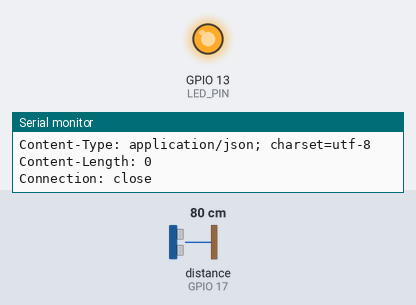
A sketch run on a simulated ESP32. Shown: output pins drawn as LEDs (lit = HIGH), the last lines printed to the serial monitor. Wiring (inferred from the names in the program): ultrasonic range finder: trigger GPIO 21; echo GPIO 17. The test bench sets the inputs (shaded band); at power-on: distance to the obstacle (sensor on GPIO 17) 80 cm. The echo pulse lasts 58.3 µs per cm; WiFi joins after 1.5 s; servers stay silent unless stated; uploads are accepted with an empty reply; pins used as bus, display or sensor lines are not drawn.

Above: at 2.3 s.
At 5.7 s:
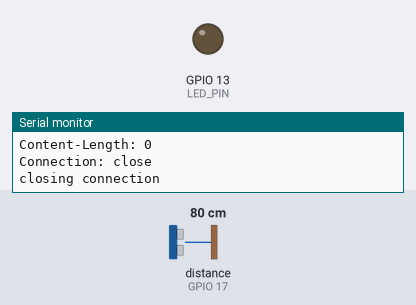
Timing chart, 0 to 10.3 s (numbered marks = the images above):
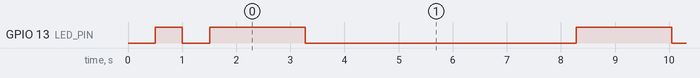

Measured:
- by itself, GPIO 13 (LED_PIN): repeats every 6.8 s: HIGH 1.8 s, LOW 5.0 s

The sketch:

main.ino
```cpp
#include <WiFi.h>

// WiFi network name and password:
const char * networkName = "KSC1-LHP-K00719-LINUX";
const char * networkPswd = "Q16TXU7w";

// Internet domain to request from:
const char * hostDomain = "pavoldrotar.com";
const long hostPort = 5000;

const int BUTTON_PIN = 0;
const int LED_PIN = 13;

int trigPin = 21;    // Trigger
int echoPin = 17;    // Echo

long duration,cm,inches;

//////////////////////////////////
long dist_thresh = 10;
long time_delay = 5000;

/////////////////////////////////

void setup()
{
  // Initilize hardware:
  Serial.begin(115200);
  pinMode(BUTTON_PIN, INPUT_PULLUP);
  pinMode(LED_PIN, OUTPUT);
  pinMode(trigPin, OUTPUT);
  pinMode(echoPin, INPUT);

  // Connect to the WiFi network (see function below loop)
  connectToWiFi(networkName, networkPswd);

  digitalWrite(LED_PIN, LOW); // LED off
  Serial.print("Press button 0 to connect to ");
  Serial.println(hostDomain);
}

void loop()
{

    if(scan_distance() < dist_thresh){
      digitalWrite(LED_PIN, HIGH);
      delay(500);
      requestURL(hostDomain, hostPort, 0); // Connect to server, bin full
      digitalWrite(LED_PIN, LOW);
    } else {
      digitalWrite(LED_PIN, HIGH);
      delay(500);
      requestURL(hostDomain, hostPort, 1); // Connect to server, bin empty
      digitalWrite(LED_PIN, LOW);
    }

    delay(time_delay);
}

void connectToWiFi(const char * ssid, const char * pwd)
{
  int ledState = 0;

  printLine();
  Serial.println("Connecting to WiFi network: " + String(ssid));

  WiFi.begin(ssid, pwd);

  while (WiFi.status() != WL_CONNECTED)
  {
    // Blink LED while we're connecting:
    digitalWrite(LED_PIN, ledState);
    ledState = (ledState + 1) % 2; // Flip ledState
    delay(500);
    Serial.print(".");
  }

  Serial.println();
  Serial.println("WiFi connected!");
  Serial.print("IP address: ");
  Serial.println(WiFi.localIP());
}

void requestURL(const char * host, long port, int empty)
{
  printLine();
  Serial.println("Connecting to domain: " + String(host));
  Serial.println(String(port));
  // Use WiFiClient class to create TCP connections
  WiFiClient client;
  if (!client.connect(host, port))
  {
    Serial.println("connection failed");
    return;
  }
  Serial.println("Connected!");
  printLine();

  // This will send the request to the server
  //client.print((String)"GET / HTTP/1.1\r\n" +
               //"Host: " + String(host) + "\r\n" +
               //"Connection: close\r\n\r\n");
  if(empty){
  client.print((String)"GET /empty?id=bin1 HTTP/1.1\r\n"
                "Host: pavoldrotar.com:5000" + "\r\n" +
                "Cache-Control: no-cache\r\n\r\n");
  } else {
  client.print((String)"GET /full?id=bin1 HTTP/1.1\r\n"
                "Host: pavoldrotar.com:5000" + "\r\n" +
                "Cache-Control: no-cache\r\n\r\n");
  }

  unsigned long timeout = millis();
  while (client.available() == 0)
  {
    if (millis() - timeout > 5000)
    {
      Serial.println(">>> Client Timeout !");
      client.stop();
      return;
    }
  }

  // Read all the lines of the reply from server and print them to Serial
  while (client.available())
  {
    String line = client.readStringUntil('\r');
    Serial.print(line);
  }

  Serial.println();
  Serial.println("closing connection");
  client.stop();
}

void printLine()
{
  Serial.println();
  for (int i=0; i<30; i++)
    Serial.print("-");
  Serial.println();
}

int scan_distance(){
  // The sensor is triggered by a HIGH pulse of 10 or more microseconds.
  // Give a short LOW pulse beforehand to ensure a clean HIGH pulse:
  digitalWrite(trigPin, LOW);
  delayMicroseconds(5);
  digitalWrite(trigPin, HIGH);
  delayMicroseconds(10);
  digitalWrite(trigPin, LOW);

  // Read the signal from the sensor: a HIGH pulse whose
  // duration is the time (in microseconds) from the sending
  // of the ping to the reception of its echo off of an object.
  pinMode(echoPin, INPUT);
  duration = pulseIn(echoPin, HIGH);

  // Convert the time into a distance
  cm = (duration/2) / 29.1;     // Divide by 29.1 or multiply by 0.0343
  inches = (duration/2) / 74;   // Divide by 74 or multiply by 0.0135

  return cm;
}
```
